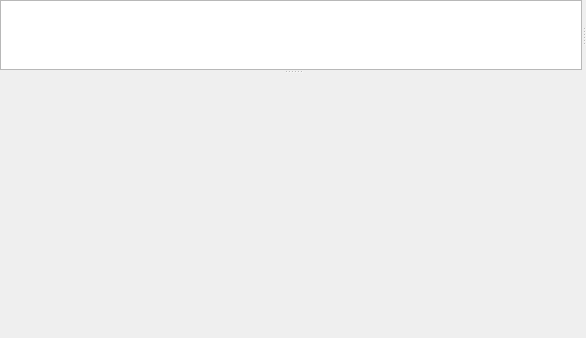
          <widget class="QSplitter" name="splitter_3">
           <property name="orientation">
            <enum>Qt::Vertical</enum>
           </property>
           <widget class="QSplitter" name="splitter_2">
            <property name="orientation">
             <enum>Qt::Horizontal</enum>
            </property>
            <widget class="QTableView" name="tableView_2_res">
             <property name="font">
              <font>
               <family>Arial AMU</family>
               <pointsize>10</pointsize>
              </font>
             </property>
            </widget>
            <widget class="ChartXY" name="chart" native="true">
             <property name="minimumSize">
              <size>
               <width>0</width>
               <height>0</height>
              </size>
             </property>
             <property name="maximumSize">
              <size>
               <width>0</width>
               <height>0</height>
              </size>
             </property>
            </widget>
           </widget>
           <widget class="QSint::BarChartPlotter" name="BarPlot" native="true">
            <property name="sizePolicy">
             <sizepolicy hsizetype="Preferred" vsizetype="Expanding">
              <horstretch>0</horstretch>
              <verstretch>0</verstretch>
             </sizepolicy>
            </property>
            <property name="minimumSize">
             <size>
              <width>586</width>
              <height>264</height>
             </size>
            </property>
           </widget>
          </widget>
